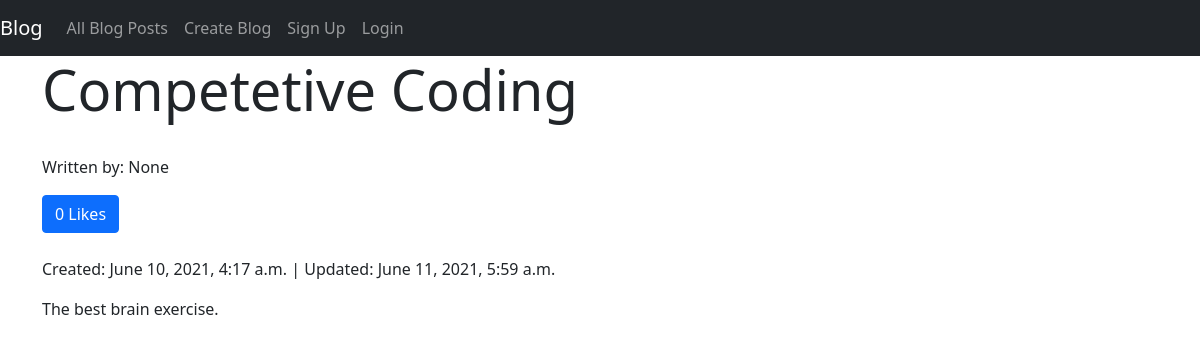
Page /posts/detail/5 on the committed database.
### posts/models.py (models this page shows)
class Post(models.Model):
    title=models.CharField(max_length=255, blank=True, null=True)
    content=models.TextField(blank=True, null=True)
    created_at=models.DateTimeField(auto_now_add=True, blank=True, null=True)
    updated_at=models.DateTimeField(auto_now=True,  blank=True, null=True)
    author=models.ForeignKey(User, on_delete= models.CASCADE, blank=True, null=True)
    likes=models.ManyToManyField(User,related_name='blog_post')
    def total_likes(self):
        return self.likes.count()

### posts/views.py (the view)
# urls.py: path('detail/<int:id>',post_detail_view, name='detail'),
def post_detail_view(request,id):
    posts=Post.objects.filter(id=id).first()
    context={'posts':posts}
    context['total_likes']=posts.total_likes()
    return render(request,'posts/detail.html',context=context)

### posts/templates/posts/detail.html (shortened to what this page needs)
{% extends 'base.html'  %}
{% block content %}
  <div class="container">
    <div class="row">
      <div class="col-12">
        <h1 class="display-4">{{posts.title}}</h1>
        <br>
        <p>Written by: {{posts.author}}</p>
        <form action="{% url 'posts:like' id=posts.id %}" method="POST">
          <button type="submit", name="post_id", value="{{posts.id}}", class="btn btn-md btn-primary mr-2">{{total_likes}} Likes</button>
        </form>
        <br>
        <p>Created: {{posts.created_at}} | Updated: {{posts.updated_at}}</p>
      </div>
    </div>
    <div class="row ">
      <div class="col-12">
        <p>{{posts.content}}</p>
      </div>
    </div>
  </div>
{% endblock content %}

### rows in the picture
Post: title "Competetive Coding", author "None", created_at "June 10, 2021, 4:17 a.m.", updated_at "June 11, 2021, 5:59 a.m.", content "The best brain exercise."

### other values in the picture
{{ total_likes }} "0"
